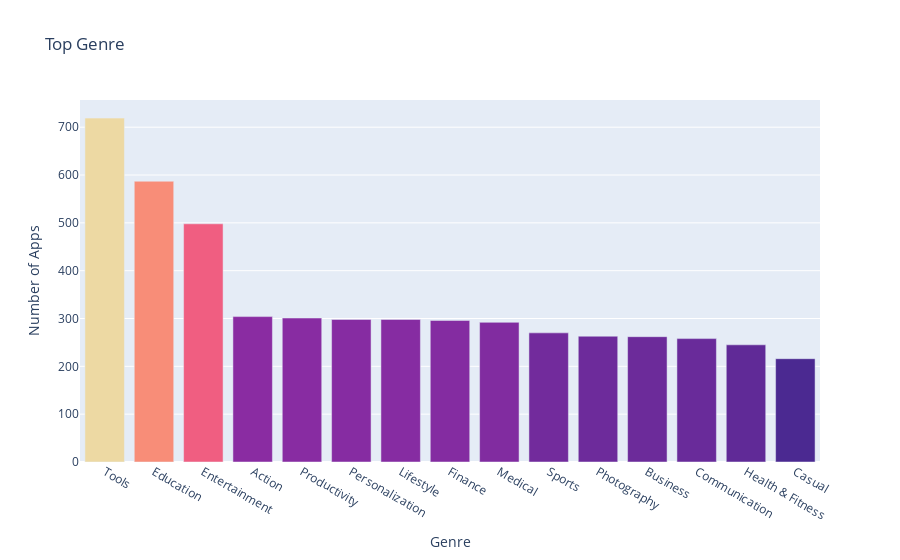

The cell this chart's notebook holds for it:
### Markdown cell above
**Challenge**: Can you create this chart with the Series containing the genre data? 

<img src=https://imgur.com/DbcoQli.png width=400>

Try experimenting with the built in colour scales in Plotly. You can find a full list [here](https://plotly.com/python/builtin-colorscales/). 

* Find a way to set the colour scale using the color_continuous_scale parameter. 
* Find a way to make the color axis disappear by using coloraxis_showscale.

### Code cell
bar = px.bar(x = num_genres.index[:15],
            y = num_genres.values[:15],
            title="Top Genre",
            hover_name=num_genres.index[:15],
            color=num_genres.values[:15],
            color_continuous_scale='Agsunset')
bar.update_layout(xaxis_title='Genre',
                 yaxis_title='Number of Apps',
                 coloraxis_showscale=False)
bar.show()

### Figure 1 — Plotly figure (JSON) as saved in the notebook; plotly's stock layout.template omitted (floating-point values rounded to 4 significant figures)
{"data": [{"alignmentgroup": "True", "hovertemplate": "<b>%{hovertext}</b><br><br>x=%{x}<br>y=%{y}<br>color=%{marker.color}<extra></extra>", "hovertext": ["Tools", "Education", "Entertainment", "Action", "Productivity", "Personalization", "Lifestyle", "Finance", "Medical", "Sports", "Photography", "Business", "Communication", "Health & Fitness", "Casual"], "legendgroup": "", "marker": {"color": [719, 587, 498, 304, 301, 298, 298, 296, 292, 270, 263, 262, 258, 245, 216], "coloraxis": "coloraxis", "pattern": {"shape": ""}}, "name": "", "offsetgroup": "", "orientation": "v", "showlegend": false, "textposition": "auto", "type": "bar", "x": ["Tools", "Education", "Entertainment", "Action", "Productivity", "Personalization", "Lifestyle", "Finance", "Medical", "Sports", "Photography", "Business", "Communication", "Health & Fitness", "Casual"], "xaxis": "x", "y": [719, 587, 498, 304, 301, 298, 298, 296, 292, 270, 263, 262, 258, 245, 216], "yaxis": "y"}], "layout": {"autosize": true, "barmode": "relative", "coloraxis": {"colorbar": {"title": {"text": "color"}}, "colorscale": [[0, "rgb(75, 41, 145)"], [0.1667, "rgb(135, 44, 162)"], [0.3333, "rgb(192, 54, 157)"], [0.5, "rgb(234, 79, 136)"], [0.6667, "rgb(250, 120, 118)"], [0.8333, "rgb(246, 169, 122)"], [1, "rgb(237, 217, 163)"]], "showscale": false}, "legend": {"tracegroupgap": 0}, "title": {"text": "Top Genre"}, "xaxis": {"anchor": "y", "autorange": true, "domain": [0, 1], "range": [-0.5, 14.5], "title": {"text": "Genre"}, "type": "category"}, "yaxis": {"anchor": "x", "autorange": true, "domain": [0, 1], "range": [0, 756.8], "title": {"text": "Number of Apps"}, "type": "linear"}}}
